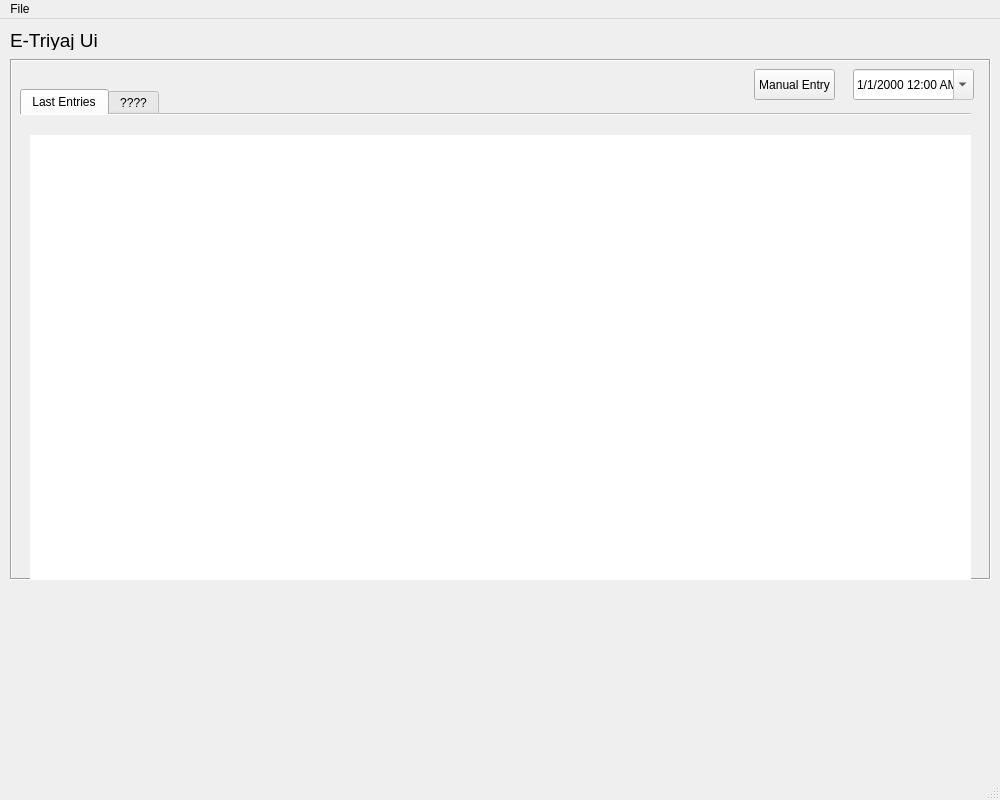
<?xml version="1.0" encoding="UTF-8"?>
<ui version="4.0">
 <class>MainWindow</class>
 <widget class="QMainWindow" name="MainWindow">
  <property name="geometry">
   <rect>
    <x>0</x>
    <y>0</y>
    <width>1000</width>
    <height>800</height>
   </rect>
  </property>
  <property name="minimumSize">
   <size>
    <width>1000</width>
    <height>800</height>
   </size>
  </property>
  <property name="maximumSize">
   <size>
    <width>1000</width>
    <height>800</height>
   </size>
  </property>
  <property name="windowTitle">
   <string>E-Triyaj</string>
  </property>
  <widget class="QWidget" name="centralwidget">
   <widget class="QFrame" name="mainFrame">
    <property name="geometry">
     <rect>
      <x>10</x>
      <y>40</y>
      <width>981</width>
      <height>521</height>
     </rect>
    </property>
    <property name="frameShape">
     <enum>QFrame::Box</enum>
    </property>
    <property name="frameShadow">
     <enum>QFrame::Sunken</enum>
    </property>
    <widget class="QTabWidget" name="tabWidget">
     <property name="geometry">
      <rect>
       <x>10</x>
       <y>30</y>
       <width>951</width>
       <height>501</height>
      </rect>
     </property>
     <property name="cursor">
      <cursorShape>CrossCursor</cursorShape>
     </property>
     <property name="mouseTracking">
      <bool>false</bool>
     </property>
     <property name="tabShape">
      <enum>QTabWidget::Rounded</enum>
     </property>
     <property name="currentIndex">
      <number>0</number>
     </property>
     <property name="documentMode">
      <bool>true</bool>
     </property>
     <widget class="QWidget" name="lastEntries">
      <property name="accessibleName">
       <string/>
      </property>
      <attribute name="title">
       <string>Last Entries</string>
      </attribute>
      <widget class="QTableView" name="entryTable">
       <property name="geometry">
        <rect>
         <x>10</x>
         <y>20</y>
         <width>941</width>
         <height>451</height>
        </rect>
       </property>
       <property name="autoFillBackground">
        <bool>true</bool>
       </property>
       <property name="frameShape">
        <enum>QFrame::NoFrame</enum>
       </property>
       <property name="frameShadow">
        <enum>QFrame::Raised</enum>
       </property>
       <property name="editTriggers">
        <set>QAbstractItemView::NoEditTriggers</set>
       </property>
      </widget>
     </widget>
     <widget class="QWidget" name="seeEntriesTab">
      <attribute name="title">
       <string>????</string>
      </attribute>
     </widget>
    </widget>
    <widget class="QDateTimeEdit" name="dateTime">
     <property name="geometry">
      <rect>
       <x>843</x>
       <y>10</y>
       <width>121</width>
       <height>31</height>
      </rect>
     </property>
     <property name="readOnly">
      <bool>true</bool>
     </property>
     <property name="buttonSymbols">
      <enum>QAbstractSpinBox::NoButtons</enum>
     </property>
     <property name="displayFormat">
      <string>d/M/yyyy h:mm AP</string>
     </property>
     <property name="calendarPopup">
      <bool>true</bool>
     </property>
    </widget>
    <widget class="QPushButton" name="pushButton">
     <property name="geometry">
      <rect>
       <x>744</x>
       <y>10</y>
       <width>81</width>
       <height>31</height>
      </rect>
     </property>
     <property name="text">
      <string>Manual Entry</string>
     </property>
    </widget>
   </widget>
   <widget class="QLabel" name="label">
    <property name="geometry">
     <rect>
      <x>10</x>
      <y>10</y>
      <width>411</width>
      <height>21</height>
     </rect>
    </property>
    <property name="text">
     <string>&lt;html&gt;&lt;head/&gt;&lt;body&gt;&lt;p&gt;&lt;span style=&quot; font-size:14pt;&quot;&gt;E-Triyaj Ui&lt;/span&gt;&lt;/p&gt;&lt;/body&gt;&lt;/html&gt;</string>
    </property>
   </widget>
  </widget>
  <widget class="QMenuBar" name="menubar">
   <property name="geometry">
    <rect>
     <x>0</x>
     <y>0</y>
     <width>1000</width>
     <height>21</height>
    </rect>
   </property>
   <widget class="QMenu" name="menuFile">
    <property name="title">
     <string>File</string>
    </property>
    <addaction name="actionSave"/>
   </widget>
   <addaction name="menuFile"/>
  </widget>
  <widget class="QStatusBar" name="statusbar"/>
  <action name="actionSave">
   <property name="text">
    <string>Save</string>
   </property>
  </action>
 </widget>
 <resources/>
 <connections/>
</ui>
